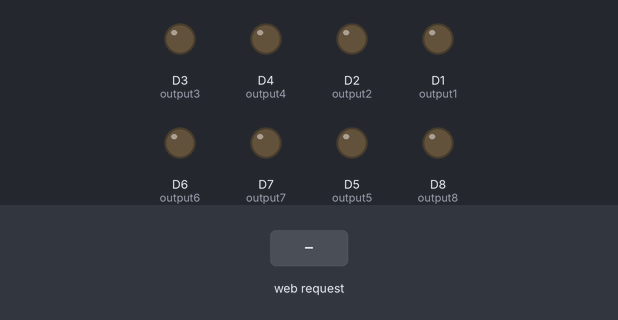
This sketch was run on a simulated ESP8266 (NodeMCU). Shown: output pins drawn as LEDs (lit = HIGH). The test bench sets the inputs (shaded band). WiFi joins after 1.5 s; servers stay silent unless stated; what the sketch prints to the serial monitor is not drawn.

Above: at 4.5 s.
4.6 s: HTTP request GET /1/on received
At 5.0 s:
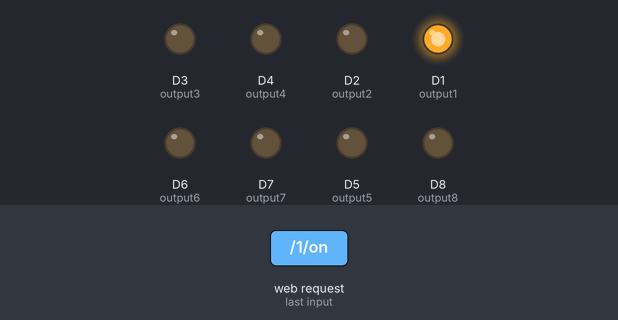
6.1 s: HTTP request GET /2/on received
At 7.3 s:
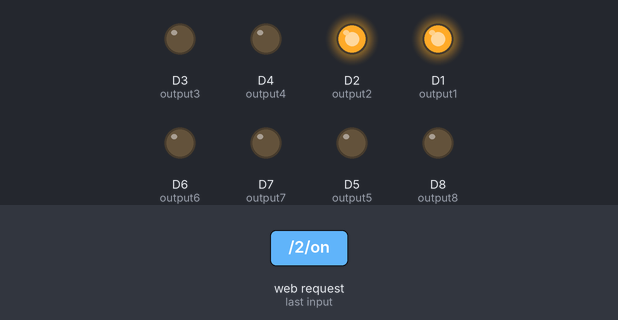
7.6 s: HTTP request GET /1/off received
At 8.5 s:
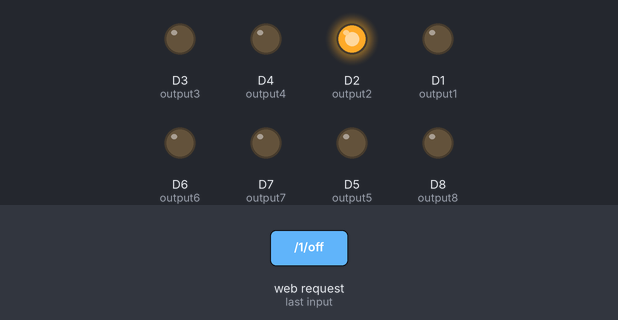
9.1 s: HTTP request GET /3/on received
At 9.7 s:
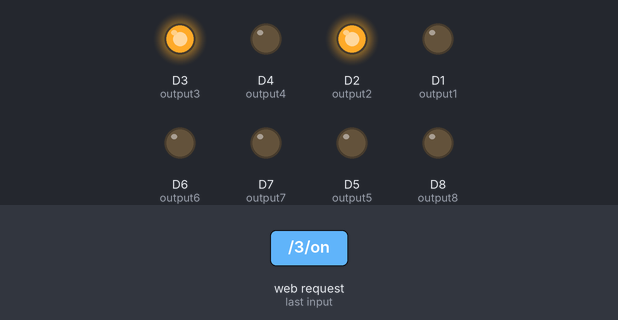
10.6 s: HTTP request GET /2/off received
At 11.8 s:
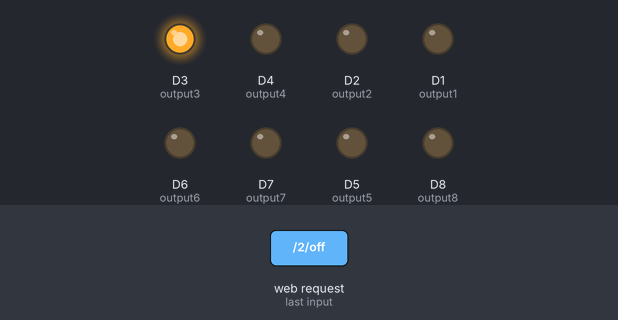
12.1 s: HTTP request GET /4/on received
At 13.2 s:
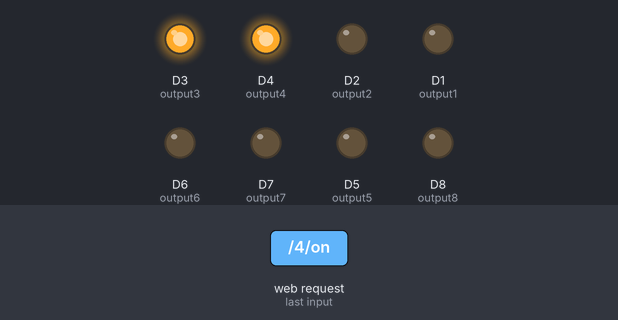
Timing chart, 0 to 14.6 s (numbered marks = the images above; inputs shaded):
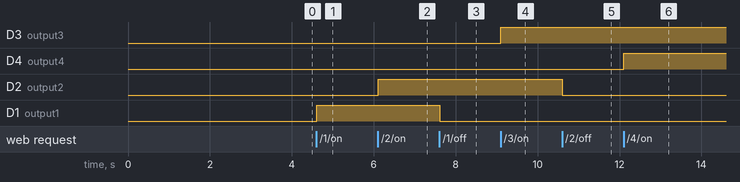

Measured:
- after the input at 4.6 s, D1 (output1): LOW → HIGH at once
- after the input at 6.1 s, D2 (output2): LOW → HIGH at once
- after the input at 7.6 s, D1 (output1): HIGH → LOW at once
- after the input at 9.1 s, D3 (output3): LOW → HIGH at once
- after the input at 10.6 s, D2 (output2): HIGH → LOW at once
- after the input at 12.1 s, D4 (output4): LOW → HIGH at once

The sketch:

esp8266Bewaesserung1.ino
```cpp
/*********
  Rui Santos
  Complete project details at https://randomnerdtutorials.com
*********/

// Load Wi-Fi library
#include <ESP8266WiFi.h>

// Replace with your network credentials
const char* ssid = "<WIFI SSID>";
const char* password = "WIFI PW!";

// Set web server port number to 80
WiFiServer server(80);

// Variable to store the HTTP request
String header;

// Auxiliar variables to store the current output state
String output1State = "off";
String output2State = "off";
String output3State = "off";
String output4State = "off";
String output5State = "off";
String output6State = "off";
String output7State = "off";
String output8State = "off";

// Assign output variables to GPIO pins
const int output1 = D1;
const int output2 = D2;
const int output3 = D3;
const int output4 = D4;
const int output5 = D5;
const int output6 = D6;
const int output7 = D7;
const int output8 = D8;

// Current time
unsigned long currentTime = millis();
// Previous time
unsigned long previousTime = 0;
// Define timeout time in milliseconds (example: 2000ms = 2s)
const long timeoutTime = 2000;

void setup() {
  Serial.begin(115200);
  // Initialize the output variables as outputs
  pinMode(output1, OUTPUT);
  pinMode(output2, OUTPUT);
  pinMode(output3, OUTPUT);
  pinMode(output4, OUTPUT);
  pinMode(output5, OUTPUT);
  pinMode(output6, OUTPUT);
  pinMode(output7, OUTPUT);
  pinMode(output8, OUTPUT);
  delay(200);
  // ... und erstmal auf LOW setzen
  digitalWrite(output1, LOW);
  delay(200);
  digitalWrite(output2, LOW);
  delay(200);
  digitalWrite(output3, LOW);
  delay(200);
  digitalWrite(output4, LOW);
  delay(200);
  digitalWrite(output5, LOW);
  delay(200);
  digitalWrite(output6, LOW);
  delay(200);
  digitalWrite(output7, LOW);
  delay(200);
  digitalWrite(output8, LOW);
  delay(200);

  // Connect to Wi-Fi network with SSID and password
  Serial.print("Connecting to ");
  Serial.println(ssid);
  WiFi.begin(ssid, password);
  while (WiFi.status() != WL_CONNECTED) {
    delay(500);
    Serial.print(".");
  }
  // Print local IP address and start web server
  Serial.println("");
  Serial.println("WiFi connected.");
  Serial.println("IP address: ");
  Serial.println(WiFi.localIP());
  server.begin();


}

void loop(){
  WiFiClient client = server.available();   // Listen for incoming clients

  if (client) {                             // If a new client connects,
    Serial.println("New Client.");          // print a message out in the serial port
    String currentLine = "";                // make a String to hold incoming data from the client
    currentTime = millis();
    previousTime = currentTime;
    while (client.connected() && currentTime - previousTime <= timeoutTime) { // loop while the client's connected
      currentTime = millis();
      if (client.available()) {             // if there's bytes to read from the client,
        char c = client.read();             // read a byte, then
        Serial.write(c);                    // print it out the serial monitor
        header += c;
        if (c == '\n') {                    // if the byte is a newline character
          // if the current line is blank, you got two newline characters in a row.
          // that's the end of the client HTTP request, so send a response:
          if (currentLine.length() == 0) {
            // HTTP headers always start with a response code (e.g. HTTP/1.1 200 OK)
            // and a content-type so the client knows what's coming, then a blank line:
            client.println("HTTP/1.1 200 OK");
            client.println("Content-type:text/html");
            client.println("Connection: close");
            client.println();

            // Hier werden die GPIO Pins ein- oder ausgeschaltet
            if (header.indexOf("GET /1/on") >= 0) {
              Serial.println("GPIO 1 on");
              output1State = "on";
              digitalWrite(output1, HIGH);
            } else if (header.indexOf("GET /1/off") >= 0) {
              Serial.println("GPIO 1 off");
              output1State = "off";
              digitalWrite(output1, LOW);

            } else if (header.indexOf("GET /2/on") >= 0) {
              Serial.println("GPIO 2 on");
              output2State = "on";
              digitalWrite(output2, HIGH);
            } else if (header.indexOf("GET /2/off") >= 0) {
              Serial.println("GPIO 2 off");
              output2State = "off";
              digitalWrite(output2, LOW);

            } else if (header.indexOf("GET /3/on") >= 0) {
              Serial.println("GPIO 3 on");
              output3State = "on";
              digitalWrite(output3, HIGH);
            } else if (header.indexOf("GET /3/off") >= 0) {
              Serial.println("GPIO 3 off");
              output3State = "off";
              digitalWrite(output3, LOW);

            } else if (header.indexOf("GET /4/on") >= 0) {
              Serial.println("GPIO 4 on");
              output4State = "on";
              digitalWrite(output4, HIGH);
            } else if (header.indexOf("GET /4/off") >= 0) {
              Serial.println("GPIO 4 off");
              output4State = "off";
              digitalWrite(output4, LOW);

			} else if (header.indexOf("GET /5/on") >= 0) {
              Serial.println("GPIO 5 on");
              output5State = "on";
              digitalWrite(output5, HIGH);
            } else if (header.indexOf("GET /5/off") >= 0) {
              Serial.println("GPIO 5 off");
              output5State = "off";
              digitalWrite(output5, LOW);

			} else if (header.indexOf("GET /6/on") >= 0) {
              Serial.println("GPIO 6 on");
              output6State = "on";
              digitalWrite(output6, HIGH);
            } else if (header.indexOf("GET /6/off") >= 0) {
              Serial.println("GPIO 6 off");
              output6State = "off";
              digitalWrite(output6, LOW);

			} else if (header.indexOf("GET /7/on") >= 0) {
              Serial.println("GPIO 7 on");
              output7State = "on";
              digitalWrite(output7, HIGH);
            } else if (header.indexOf("GET /7/off") >= 0) {
              Serial.println("GPIO 7 off");
              output7State = "off";
              digitalWrite(output7, LOW);

			} else if (header.indexOf("GET /8/on") >= 0) {
              Serial.println("GPIO 8 on");
              output8State = "on";
              digitalWrite(output8, HIGH);
            } else if (header.indexOf("GET /8/off") >= 0) {
              Serial.println("GPIO 8 off");
              output8State = "off";
              digitalWrite(output8, LOW);
            }

            // Display the HTML web page
            client.println("<!DOCTYPE html><html>");
            client.println("<head><meta name=\"viewport\" content=\"width=device-width, initial-scale=1\">");
            client.println("<link rel=\"icon\" href=\"data:,\">");
            // CSS to style the on/off buttons
            // Feel free to change the background-color and font-size attributes to fit your preferences
            client.println("<style>html { font-family: Helvetica; display: inline-block; margin: 0px auto; text-align: center;}");
            client.println(".button { background-color: #008CBA; border: none; color: white; padding: 10px 15px;");
            client.println("text-decoration: none; font-size: 15px; margin: 2px; cursor: pointer;}");
            client.println(".button2 {background-color: #195B6A;}");
			client.println("body {background-color: #5ee0aa;}</style></head>");

            // Web Page Heading
            client.println("<body><h1>Gartenbewaesserung</h1>");

            // Das gleiche für GPIO 1
            client.println("<p>Sprinkler Beete und Tomatenhaus</p>");
            // Wenn output1State = off, zeige den EIN Button
            if (output1State=="off") {
              client.println("<p><a href=\"/1/on\"><button class=\"button\">EIN</button></a></p>");
            } else {
              client.println("<p><a href=\"/1/off\"><button class=\"button button2\">AUS</button></a></p>");
            }

            // Das gleiche für GPIO 2
            client.println("<p>Sprinkler Terassenbeete und Gartenhaus</p>");
            // Wenn output2State = off, zeige den EIN Button
            if (output2State=="off") {
              client.println("<p><a href=\"/2/on\"><button class=\"button\">EIN</button></a></p>");
            } else {
              client.println("<p><a href=\"/2/off\"><button class=\"button button2\">AUS</button></a></p>");
            }

            // Das gleiche für GPIO 3
            client.println("<p>Sprinkler Steingarten</p>");
            // Wenn output3State = off, zeige den EIN Button
            if (output3State=="off") {
              client.println("<p><a href=\"/3/on\"><button class=\"button\">EIN</button></a></p>");
            } else {
              client.println("<p><a href=\"/3/off\"><button class=\"button button2\">AUS</button></a></p>");
            }

            // Das gleiche für GPIO 4
            client.println("<p>Versenkregner Rasen unterer Garten</p>");
            // Wenn output4State = off, zeige den EIN Button
            if (output4State=="off") {
              client.println("<p><a href=\"/4/on\"><button class=\"button\">EIN</button></a></p>");
            } else {
              client.println("<p><a href=\"/4/off\"><button class=\"button button2\">AUS</button></a></p>");
            }

			// Das gleiche für GPIO 5
            client.println("<p>Versenkregner Rasen oberer Garten</p>");
            // Wenn output5State = off, zeige den EIN Button
            if (output5State=="off") {
              client.println("<p><a href=\"/5/on\"><button class=\"button\">EIN</button></a></p>");
            } else {
              client.println("<p><a href=\"/5/off\"><button class=\"button button2\">AUS</button></a></p>");
            }

			// Das gleiche für GPIO 6
            client.println("<p>Sprinkler Deko-Feld zur Strasse</p>");
            // Wenn output6State = off, zeige den EIN Button
            if (output6State=="off") {
              client.println("<p><a href=\"/6/on\"><button class=\"button\">EIN</button></a></p>");
            } else {
              client.println("<p><a href=\"/6/off\"><button class=\"button button2\">AUS</button></a></p>");
            }

			// Das gleiche für GPIO 7
            client.println("<p>Sprinkler Einfahrt-Bereich</p>");
            // Wenn output7State = off, zeige den EIN Button
            if (output7State=="off") {
              client.println("<p><a href=\"/7/on\"><button class=\"button\">EIN</button></a></p>");
            } else {
              client.println("<p><a href=\"/7/off\"><button class=\"button button2\">AUS</button></a></p>");
            }

			// Das gleiche für GPIO 8
            client.println("<p>Reserve</p>");
            // Wenn output8State = off, zeige den EIN Button
            if (output8State=="off") {
              client.println("<p><a href=\"/8/on\"><button class=\"button\">EIN</button></a></p>");
            } else {
              client.println("<p><a href=\"/8/off\"><button class=\"button button2\">AUS</button></a></p>");
            }

            client.println("</body></html>");

            // The HTTP response ends with another blank line
            client.println();
            // Break out of the while loop
            break;
          } else { // if you got a newline, then clear currentLine
            currentLine = "";
          }
        } else if (c != '\r') {  // if you got anything else but a carriage return character,
          currentLine += c;      // add it to the end of the currentLine
        }
      }
    }
    // Clear the header variable
    header = "";
    // Close the connection
    client.stop();
    Serial.println("Client disconnected.");
    Serial.println("");
  }
}
```
